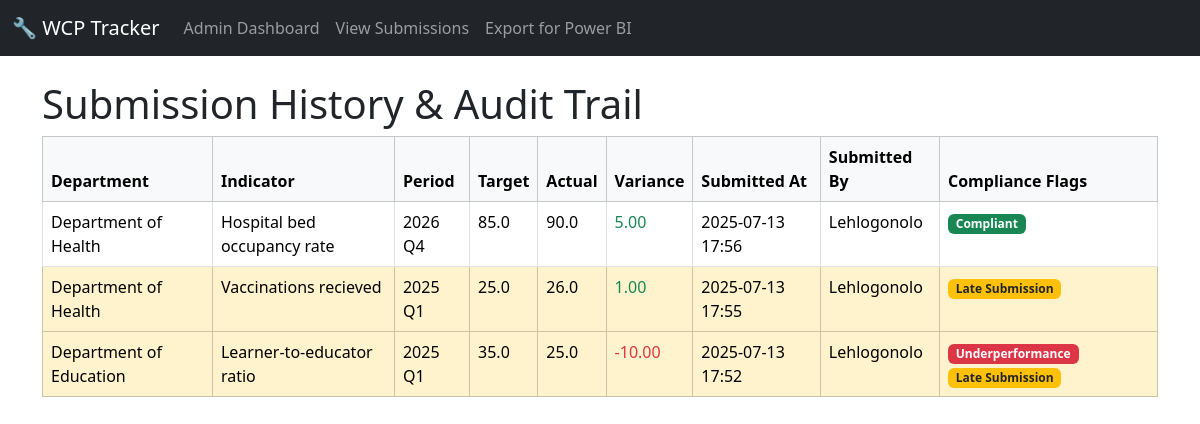
Screenshot of /submissions with the database file from the repository.
### models.py (models this page shows, shortened)
class QuarterlySubmission(db.Model):
    id = db.Column(db.Integer, primary_key=True)
    quarter = db.Column(db.Integer, nullable=False)  # 1, 2, 3, or 4
    year = db.Column(db.Integer, nullable=False)
    actual_value = db.Column(db.Float, nullable=False)
    submitted_by = db.Column(db.String(150), nullable=False)
    submitted_at = db.Column(db.DateTime, default=datetime.utcnow)
    indicator_id = db.Column(db.Integer, db.ForeignKey('app_indicator.id'), nullable=False)
    indicator = db.relationship('APPIndicator', back_populates='submissions')
    flags = db.relationship('ComplianceFlag', back_populates='submission', lazy=True, cascade="all, delete-orphan")

class Department(db.Model):
    id = db.Column(db.Integer, primary_key=True)
    name = db.Column(db.String(150), unique=True, nullable=False)
    email = db.Column(db.String(150), unique=True, nullable=False)
    head_name = db.Column(db.String(150), nullable=False)
    created_at = db.Column(db.DateTime, default=datetime.utcnow)
    indicators = db.relationship('APPIndicator', back_populates='department', lazy=True, cascade="all, delete-orphan")

class APPIndicator(db.Model):
    id = db.Column(db.Integer, primary_key=True)
    indicator_name = db.Column(db.String(255), nullable=False)
    description = db.Column(db.Text, nullable=True)
    target_value = db.Column(db.Float, nullable=False)
    unit = db.Column(db.String(50), nullable=False)  # e.g., "Percentage", "Number", "Rand"
    department_id = db.Column(db.Integer, db.ForeignKey('department.id'), nullable=False)
    department = db.relationship('Department', back_populates='indicators')
    submissions = db.relationship('QuarterlySubmission', back_populates='indicator', lazy=True,
                                  cascade="all, delete-orphan")

class ComplianceFlag(db.Model):
    id = db.Column(db.Integer, primary_key=True)
    flag_type = db.Column(db.String(50), nullable=False)  # e.g., "Underperformance", "Late Submission"
    description = db.Column(db.Text, nullable=False)
    resolved = db.Column(db.Boolean, default=False, nullable=False)
    submission_id = db.Column(db.Integer, db.ForeignKey('quarterly_submission.id'), nullable=False)
    submission = db.relationship('QuarterlySubmission', back_populates='flags')

### app.py (the view)
@app.route('/submissions')
def submissions_list():
    submissions = db.session.query(QuarterlySubmission).join(APPIndicator).join(Department).order_by(
        QuarterlySubmission.submitted_at.desc()).all()
    return render_template('submissions_list.html', submissions=submissions)

### templates/submissions_list.html (shortened to what this page needs)
{% extends 'base.html' %}
{% block content %}
    <h1>Submission History & Audit Trail</h1>
    <table class="table table-bordered table-hover">
        <thead class="table-light">
            <tr>
                <th>Department</th>
                <th>Indicator</th>
                <th>Period</th>
                <th>Target</th>
                <th>Actual</th>
                <th>Variance</th>
                <th>Submitted At</th>
                <th>Submitted By</th>
                <th>Compliance Flags</th>
            </tr>
        </thead>
        <tbody>
            {% for sub in submissions %}
            <tr class="{{ 'table-warning' if sub.flags else '' }}">
                <td>{{ sub.indicator.department.name }}</td>
                <td>{{ sub.indicator.indicator_name }}</td>
                <td>{{ sub.year }} Q{{ sub.quarter }}</td>
                <td>{{ sub.indicator.target_value }}</td>
                <td>{{ sub.actual_value }}</td>
                <td>
                    {% set variance = sub.actual_value - sub.indicator.target_value %}
                    <span class="{{ 'text-success' if variance >= 0 else 'text-danger' }}">
                        {{ '%.2f'|format(variance) }}
                    </span>
                </td>
                <td>{{ sub.submitted_at.strftime('%Y-%m-%d %H:%M') }}</td>
                <td>{{ sub.submitted_by }}</td>
                <td>
                    {% if sub.flags %}
                        {% for flag in sub.flags %}
                        <span class="badge
                            {% if flag.flag_type == 'Underperformance' %}bg-danger
                            {% elif flag.flag_type == 'Late Submission' %}bg-warning text-dark
                            {% else %}bg-secondary{% endif %}">
                            {{ flag.flag_type }}
                        </span>
                        {% endfor %}
                    {% else %}
                        <span class="badge bg-success">Compliant</span>
                    {% endif %}
                </td>
            </tr>
            {% else %}
            <tr><td colspan="9" class="text-center">No submissions yet.</td></tr>
            {% endfor %}
        </tbody>
    </table>
{% endblock %}

### rows the page displays
QuarterlySubmission: indicator.department.name "Department of Health", indicator.indicator_name "Hospital bed occupancy rate", year "2026", quarter "4", indicator.target_value "85.0", actual_value "90.0", variance "5.00", submitted_at "2025-07-13 17:56", submitted_by "Lehlogonolo", shows "Compliant"
QuarterlySubmission: indicator.department.name "Department of Health", indicator.indicator_name "Vaccinations recieved", year "2025", quarter "1", indicator.target_value "25.0", actual_value "26.0", quarter "1.00", submitted_at "2025-07-13 17:55", submitted_by "Lehlogonolo"
ComplianceFlag: flag_type "Late Submission"
QuarterlySubmission: indicator.department.name "Department of Education", indicator.indicator_name "Learner-to-educator ratio", year "2025", quarter "1", indicator.target_value "35.0", actual_value "25.0", variance "-10.00", submitted_at "2025-07-13 17:52", submitted_by "Lehlogonolo"
ComplianceFlag: flag_type "Underperformance"
ComplianceFlag: flag_type "Late Submission"
